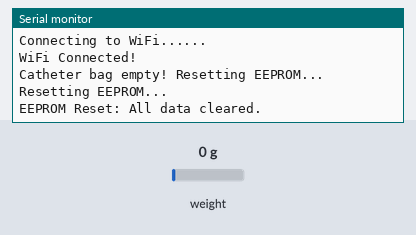
A sketch run on a simulated ESP32. Shown: the last lines printed to the serial monitor. Inputs (shaded band) come from the test bench; at power-on: weight on the scale 0 g. WiFi joins after 1.5 s; servers stay silent unless stated; uploads are accepted with an empty reply; EEPROM starts erased.

Above: at 3.2 s.
3.3 s: weight on the scale set to 1250 g
At 4.3 s:
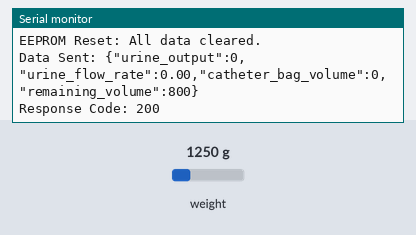
5.1 s: weight on the scale set to 2500 g
At 6.8 s:
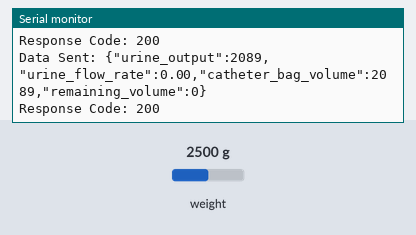
Timing chart, 0 to 8.3 s (numbered marks = the images above; inputs shaded):
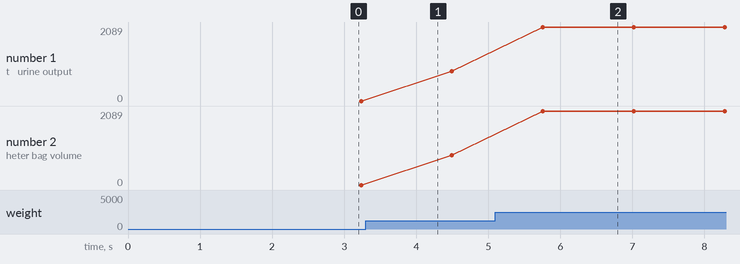

Measured:
- after the input at 5.1 s, the serial monitor: prints a new line after 0.66 s (image 2)
- plotted number 1: 0 → 839 after the input at 3.3 s, 839 → 2089 after the input at 5.1 s
- plotted number 2: 0 → 839 after the input at 3.3 s, 839 → 2089 after the input at 5.1 s

The sketch:

ARDUINOCODE.ino
```cpp
#include <HX711.h>
#include <WiFi.h>
#include <HTTPClient.h>
#include <EEPROM.h>

#define FLOW_RATE_DELAY_MS 60000
#define DT 4
#define SCK 16
#define NOISE_THRESHOLD 2

HX711 scale;

const char* ssid = "Pldt";
const char* password = "Ladoysot567890!";
const char* serverURL = "https://192.168.1.4:5001/predict-post";

unsigned long lastFlowRateCalculationTime = 0;
float calibration_factor = 458;
const int max_catheter_bag_volume = 800;
float offset = 411;
int catheter_bag_volume = 0;
int urine_output = 0;
float urine_flow_rate = 0;
unsigned long startTime = 0;
float lastKnownFlowRate = 0;
int starting_catheter_bag_volume = 0;

int eeprom_start_address = 0;
bool wasNotEmpty = true;
static unsigned long lastDataSend = 0;
unsigned long last_update_time = 0;
int previous_bag_volume = 0;

void connectToWiFi();
void loadEEPROMData();
void calculateUrineFlowRate(int current_bag_volume);
void checkWiFiConnection();
void sendDataToServer(int urine_output, float urine_flow_rate, int catheter_bag_volume, int remaining_volume);
void resetEEPROM();
void saveEEPROMData();
void saveToEEPROM(int address, int value);
int readEEPROM(int address);

void setup() {
    Serial.begin(9600);
    scale.begin(DT, SCK);
    scale.set_scale(calibration_factor);
    EEPROM.begin(512);
    loadEEPROMData();
    connectToWiFi();
    startTime = millis();
}

void loop() {
    checkWiFiConnection();
    int current_bag_volume = scale.get_units(10) - offset;
    if (current_bag_volume < 0) current_bag_volume = 0;

    if (millis() - lastFlowRateCalculationTime >= FLOW_RATE_DELAY_MS) {
        calculateUrineFlowRate(current_bag_volume);
        lastFlowRateCalculationTime = millis();
    }

    urine_output = current_bag_volume - starting_catheter_bag_volume;
    if (urine_output < 0) urine_output = 0;

    catheter_bag_volume = current_bag_volume;
    int remaining_volume = max_catheter_bag_volume - catheter_bag_volume;
    if (remaining_volume <= 0) remaining_volume = 0;

    if (catheter_bag_volume == 0 && wasNotEmpty) {
        Serial.println("Catheter bag empty! Resetting EEPROM...");
        wasNotEmpty = false;
        resetEEPROM();
        loadEEPROMData();
    } else if (catheter_bag_volume > 0) {
        wasNotEmpty = true;
    }

    if (millis() - lastDataSend >= 1000) {
        sendDataToServer(urine_output, urine_flow_rate, catheter_bag_volume, remaining_volume);
        lastDataSend = millis();
    }

    if (millis() - last_update_time >= 3600000) {
        saveEEPROMData();
        last_update_time = millis();
    }
}

void calculateUrineFlowRate(int current_bag_volume) {
    float volume_change = current_bag_volume - previous_bag_volume;

    if (abs(volume_change) >= NOISE_THRESHOLD) {
        unsigned long totalElapsedTime = millis() - startTime;
        float elapsedTimeMinutes = totalElapsedTime / 60000.0;

        if (elapsedTimeMinutes > 0) {
            urine_flow_rate = volume_change / elapsedTimeMinutes;
            if (urine_flow_rate < 0) {
                urine_flow_rate = 0;
            }
        }

        lastKnownFlowRate = urine_flow_rate;
        previous_bag_volume = current_bag_volume;
        startTime = millis();
    } else {
        urine_flow_rate = lastKnownFlowRate;
    }
}

void connectToWiFi() {
    WiFi.begin(ssid, password);
    Serial.print("Connecting to WiFi");
    while (WiFi.status() != WL_CONNECTED) {
        Serial.print("...");
        delay(1000);
    }
    Serial.println("\nWiFi Connected!");
}

void checkWiFiConnection() {
    if (WiFi.status() != WL_CONNECTED) {
        Serial.println("WiFi Disconnected! Reconnecting...");
        connectToWiFi();
    }
}

void sendDataToServer(int urine_output, float urine_flow_rate, int catheter_bag_volume, int remaining_volume) {
    HTTPClient http;
    http.begin(serverURL);
    http.addHeader("Content-Type", "application/json");

    String jsonPayload = "{";
    jsonPayload += "\"urine_output\":" + String(urine_output) + ",";
    jsonPayload += "\"urine_flow_rate\":" + String(urine_flow_rate, 2) + ",";
    jsonPayload += "\"catheter_bag_volume\":" + String(catheter_bag_volume) + ",";
    jsonPayload += "\"remaining_volume\":" + String(remaining_volume);
    jsonPayload += "}";

    int httpResponseCode = http.POST(jsonPayload);
    Serial.println("Data Sent: " + jsonPayload);
    Serial.println("Response Code: " + String(httpResponseCode));

    http.end();
}

void resetEEPROM() {
    Serial.println("Resetting EEPROM...");
    catheter_bag_volume = 0;
    urine_output = 0;
    starting_catheter_bag_volume = 0;

    for (int i = 0; i < 12; i++) {
        EEPROM.write(eeprom_start_address + i, 0);
    }
    EEPROM.commit();

    Serial.println("EEPROM Reset: All data cleared.");
}

void saveEEPROMData() {
    urine_output = 0;
    starting_catheter_bag_volume = catheter_bag_volume;

    saveToEEPROM(eeprom_start_address, catheter_bag_volume);
    saveToEEPROM(eeprom_start_address + 4, urine_output);
    saveToEEPROM(eeprom_start_address + 8, starting_catheter_bag_volume);
}

void loadEEPROMData() {
    catheter_bag_volume = readEEPROM(eeprom_start_address);
    urine_output = readEEPROM(eeprom_start_address + 4);
    starting_catheter_bag_volume = readEEPROM(eeprom_start_address + 8);
}

void saveToEEPROM(int address, int value) {
    int storedValue = readEEPROM(address);
    if (storedValue != value) {
        EEPROM.write(address, (value >> 8) & 0xFF);
        EEPROM.write(address + 1, value & 0xFF);
        EEPROM.commit();
    }
}

int readEEPROM(int address) {
    int highByte = EEPROM.read(address);
    int lowByte = EEPROM.read(address + 1);
    return (highByte << 8) + lowByte;
}
```
